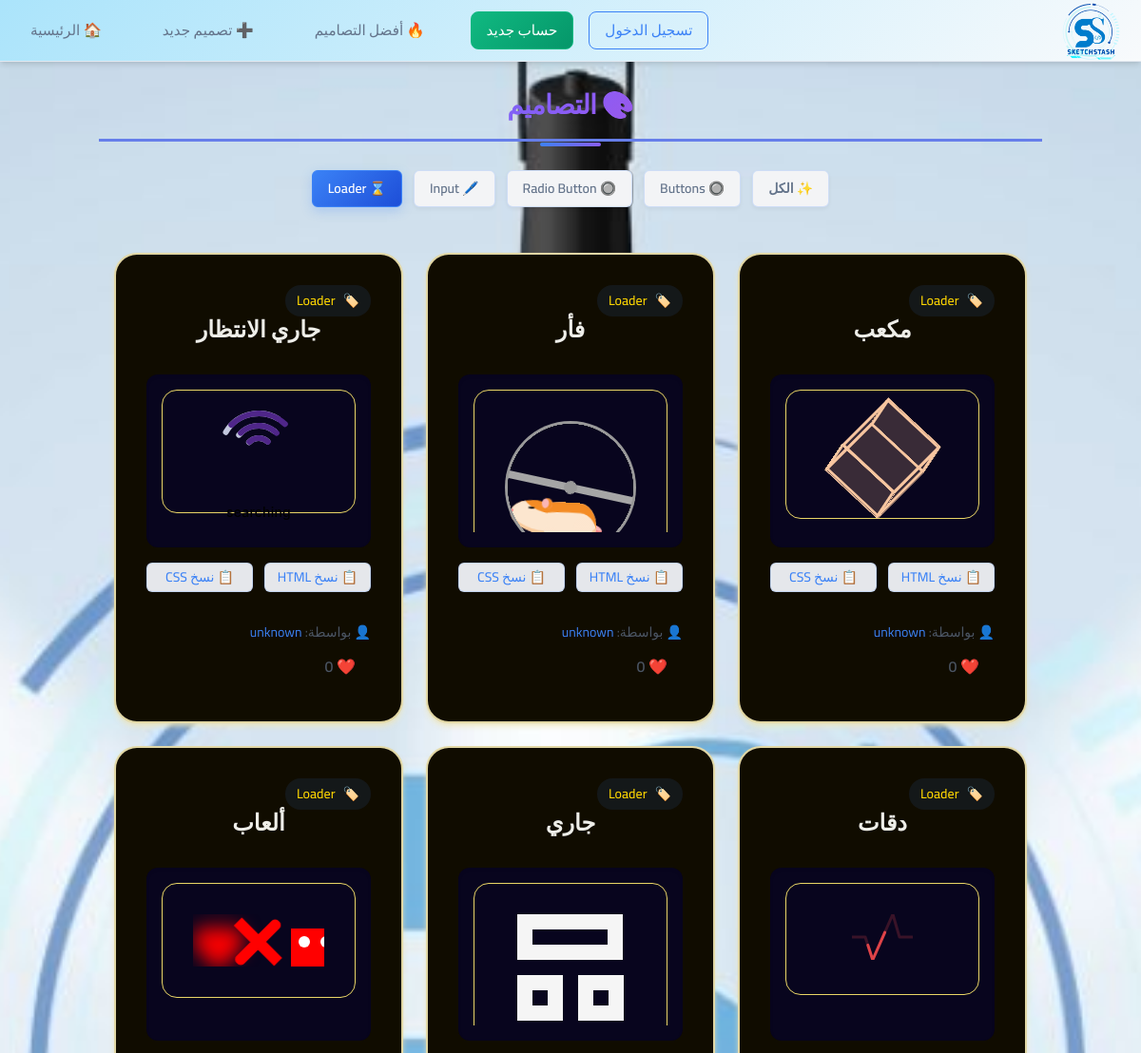
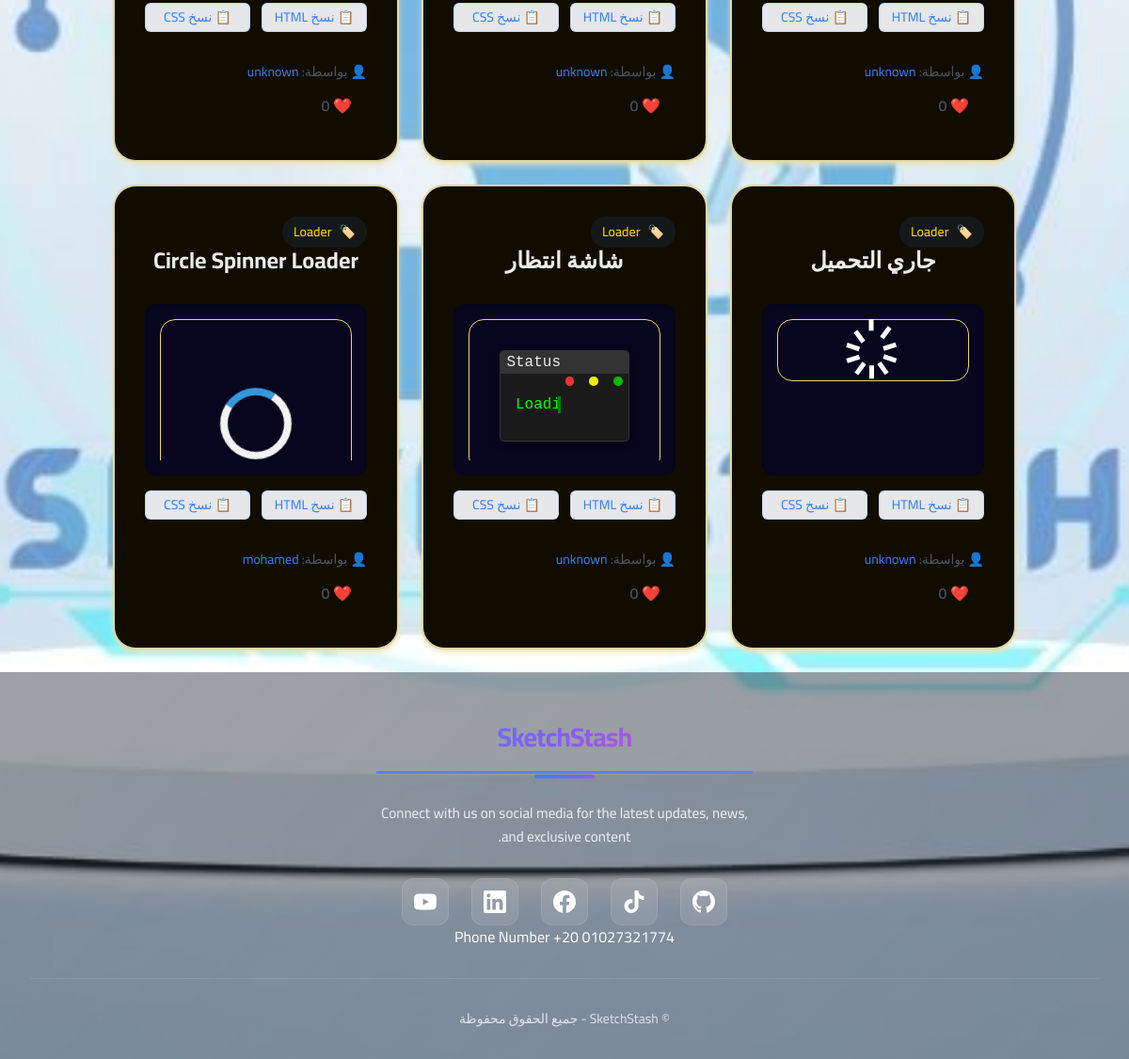
The app's page /?type=loader with its own data (2 pictures, top to bottom).
### designs/models.py (models this page shows, shortened)
class Design(models.Model):
    DESIGN_TYPES = [
        ('button', 'Button'),
        ('card', 'Card'),
        ('navbar', 'Navbar'),
        ('header', 'Header'),
        ('form', 'Form'),
        ('input', 'Input'),
        ('loader', 'Loader'),
        ('radio', 'Radio Button'),
        ('other', 'Other'),
    ]
    name = models.CharField(max_length=100)
    description = models.TextField(blank=True)
    design_type = models.CharField(max_length=20, choices=DESIGN_TYPES)
    html_code = models.TextField()
    css_code = models.TextField()
    creator = models.ForeignKey(User, on_delete=models.CASCADE, related_name='designs')
    created_at = models.DateTimeField(auto_now_add=True)
    likes = models.PositiveIntegerField(default=0)

### designs/views.py (the view)
# urls.py: path('', views.design_list, name='design_list'),
def design_list(request):
    design_type = request.GET.get('type')
    if design_type:
        designs = Design.objects.filter(design_type=design_type).order_by('-created_at')
    else:
        designs = Design.objects.all().order_by('-created_at')
    return render(request, 'designs/design_list.html', {
        'designs': designs,
        'current_type': design_type  # علشان نتحكم في الـ active button
    })

### designs/templates/designs/design_list.html (shortened to what this page needs)
{% extends 'designs/base.html' %}
{% block content %}
<h1 class="page-title">🎨 التصاميم</h1>
<div class="filter-container">
    <a href="?" class="filter-btn {% if not current_type %}active{% endif %}">✨ الكل</a>
    <a href="?type=button" class="filter-btn {% if current_type == 'button' %}active{% endif %}">🔘 Buttons</a>
    <a href="?type=radio" class="filter-btn {% if current_type == 'radio' %}active{% endif %}">🔘 Radio Button</a>
    <a href="?type=input" class="filter-btn {% if current_type == 'input' %}active{% endif %}">🖊️ Input</a>
    <a href="?type=loader" class="filter-btn {% if current_type == 'loader' %}active{% endif %}">⌛ Loader</a>
</div>
<div class="design-grid">
    {% for design in designs %}
        <div class="design-card">
          <div class="card-info">
               <div class="design-type">
                    <span>🏷️</span>
                    <span>{{ design.get_design_type_display }}</span>
                </div>
               <div class="card-content">
                <h2 class="design-title">{{ design.name }}</h2>
              </div>
                <div>
                    <iframe
                        id="preview-iframe-{{ design.id }}"
                        class="preview-iframe"
                        onload="
                            const iframe = this;
                            const doc = iframe.contentWindow.document;
                            doc.open();
                            doc.write(`<!DOCTYPE html>
                            <html>
                            <head>
                                <style>
                                    body {
                                        margin:0;
                                        padding: 2rem 2rem;
                                        font-family: -apple-system, BlinkMacSystemFont, 'Segoe UI', Roboto, sans-serif;
                                        display: flex;
                                        justify-content: center;
                                        align-items: center;
                                        border: 1px solid #ead666;
                                        border-radius: 1rem;
                                    }
                                    {{ design.css_code|escapejs }}
                                </style>
                            </head>
                            <body>
                                {{ design.html_code|escapejs }}
                            </body>
                            </html>`);
                            doc.close();
                        ">
                    </iframe>
                </div>
                <div class="copy-buttons">
                  <button class="btn-copy" onclick="copyToClipboard(`{{ design.html_code|escapejs }}`)">📋 نسخ HTML</button>
                  <button class="btn-copy" onclick="copyToClipboard(`{{ design.css_code|escapejs }}`)">📋 نسخ CSS</button>
                </div>
          </div>
          <div class="text-sm text-gray-600 mt-auto">
            👤 بواسطة:
            <a href="{% url 'designer_profile' design.creator.username %}" class="text-blue-500 hover:underline">
              {{ design.creator.username }}
            </a><br>
            {% if request.user.is_authenticated %}
              <form method="POST" action="{% url 'like_design' design.id %}" class="like-form d-inline">
                {% csrf_token %}
                <button class="btn {% if design.id in liked_design_ids %}btn-danger{% else %}btn-outline-danger{% endif %} btn-sm like-btn" data-id="{{ design.id }}">
                  ❤️ <span class="like-count">{{ design.like_count }}</span>
                </button>
            </form>
            {% else %}
              <a href="{% url 'login' %}" class="btn btn-outline-danger btn-sm">
                ❤️ {{ design.likes }}
              </a>
            {% endif %}
          </div>
        </div>
    {% empty %}
      <p class="text-center text-gray-500 col-span-3">لا توجد تصاميم بعد.</p>
    {% endfor %}
</div>
{% endblock %}

### records on screen
Design: design_type "Loader", name "مكعب", creator.username "unknown", likes "0"
Design: design_type "Loader", name "فأر", creator.username "unknown", likes "0"
Design: design_type "Loader", name "جاري الانتظار", creator.username "unknown", likes "0"
Design: design_type "Loader", name "دقات", creator.username "unknown", likes "0"
Design: design_type "Loader", name "جاري", creator.username "unknown", likes "0"
Design: design_type "Loader", name "ألعاب", creator.username "unknown", likes "0"
Design: design_type "Loader", name "جاري التحميل", creator.username "unknown", likes "0"
Design: design_type "Loader", name "شاشة انتظار", creator.username "unknown", likes "0"
Design: design_type "Loader", name "Circle Spinner Loader", creator.username "mohamed", likes "0"
